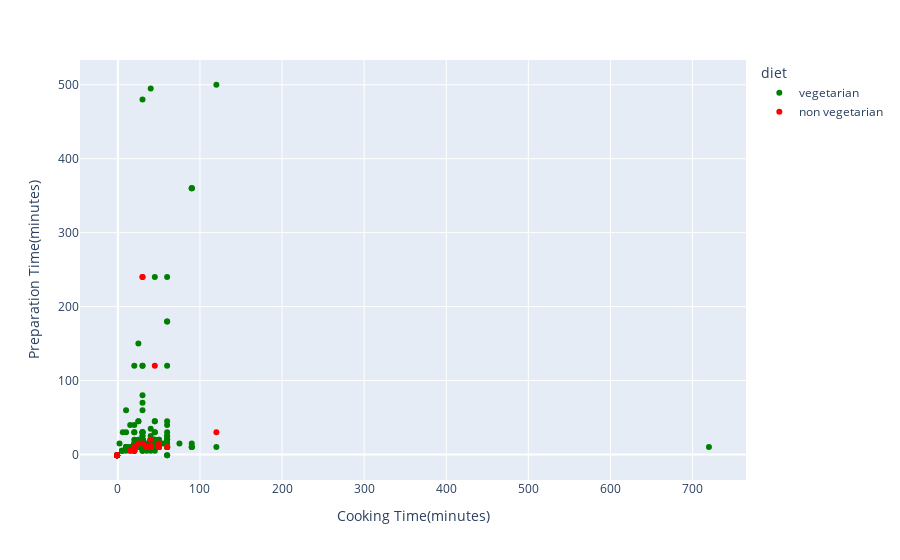

The notebook cell saved with this chart:
### Code cell
#PREPARATION TIME V/S COOKING TIME GRAPH
prep_cook = px.scatter(data,x='cook_time',y='prep_time',color='diet',
                 color_discrete_sequence=['green','red'], hover_data = ['name'],
                 labels={
                     'cook_time': 'Cooking Time(minutes)',
                     'prep_time': 'Preparation Time(minutes)'
                 })
prep_cook.show()

### Figure 1 — Plotly figure (JSON) as saved in the notebook; plotly's stock layout.template omitted (floating-point values rounded to 4 significant figures; data arrays with more than 128 entries replaced by an {"elided": "..."} marker saying what was removed)
{"data": [{"customdata": {"elided": "226x1 str values"}, "hovertemplate": "diet=vegetarian<br>Cooking Time(minutes)=%{x}<br>Preparation Time(minutes)=%{y}<br>name=%{customdata[0]}<extra></extra>", "legendgroup": "vegetarian", "marker": {"color": "green", "symbol": "circle"}, "mode": "markers", "name": "vegetarian", "orientation": "v", "showlegend": true, "type": "scatter", "x": {"elided": "226 int values"}, "xaxis": "x", "y": {"elided": "226 int values"}, "yaxis": "y"}, {"customdata": [["Maach Jhol"], ["Pork Bharta"], ["Galho"], ["Biryani"], ["Butter chicken"], ["Chicken razala"], ["Chicken Tikka masala"], ["Chicken Tikka"], ["Tandoori Chicken"], ["Tandoori Fish Tikka"], ["Beef Fry"], ["Chicken Varuval"], ["Kolim Jawla"], ["Bombil fry"], ["Vindaloo"], ["Kumol Sawul"], ["Alu Pitika"], ["Masor tenga"], ["Bilahi Maas"], ["Black rice"], ["Chingri malai curry"], ["Haq Maas"], ["Chingri Bhape"], ["Kabiraji"], ["Koldil Chicken"], ["Konir Dom"], ["Koldil Duck"], ["Masor Koni"], ["Prawn malai curry"]], "hovertemplate": "diet=non vegetarian<br>Cooking Time(minutes)=%{x}<br>Preparation Time(minutes)=%{y}<br>name=%{customdata[0]}<extra></extra>", "legendgroup": "non vegetarian", "marker": {"color": "red", "symbol": "circle"}, "mode": "markers", "name": "non vegetarian", "orientation": "v", "showlegend": true, "type": "scatter", "x": [40, -1, 15, 120, 35, 35, 50, 45, 30, 30, 60, 35, -1, -1, 40, -1, 20, 25, 20, -1, 40, 40, 30, -1, -1, -1, -1, -1, 50], "xaxis": "x", "y": [10, -1, 5, 30, 10, 10, 10, 120, 240, 240, 10, 10, -1, -1, 10, -1, 5, 15, 10, -1, 10, 20, 15, -1, -1, -1, -1, -1, 15], "yaxis": "y"}], "layout": {"legend": {"title": {"text": "diet"}, "tracegroupgap": 0}, "margin": {"t": 60}, "xaxis": {"anchor": "y", "domain": [0, 1], "title": {"text": "Cooking Time(minutes)"}}, "yaxis": {"anchor": "x", "domain": [0, 1], "title": {"text": "Preparation Time(minutes)"}}}}
